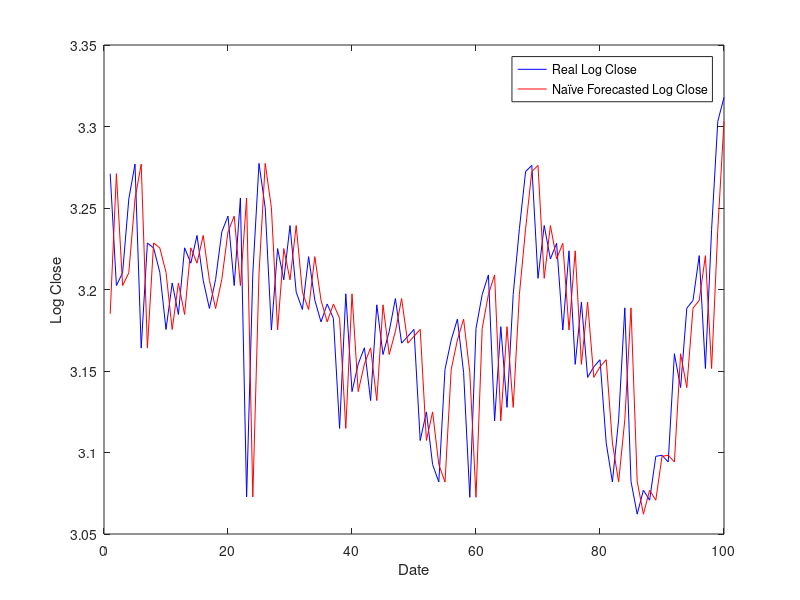

This figure's MATLAB source: (Note: this script raises an error after producing the figure.)
clear;

%% Add path
scriptDir = fileparts(mfilename('fullpath'));
functionsDir = fullfile(scriptDir, '..', 'Functions');
addpath(genpath(functionsDir));


%% Data
rng(2); 

close = csvread("close.csv");
split_idx = size(close,1)-100;

train_close = close(1:split_idx, :);
test_close = close(split_idx+1:end, :);

logclose = log(close);
train_logclose = logclose(1:split_idx, :);
test_logclose = logclose(split_idx+1:end, :);

logreturns = diff(logclose);
train_logreturns = logreturns(1:split_idx-1, :);
test_logreturns = logreturns(split_idx:end, :);


%% Naive Forecasting logclose
forecasted_logclose_naive = zeros(length(test_logclose),1);
for i = 1:length(test_logclose)
    if i == 1
        forecasted_logclose_naive(i) = train_logclose(end);
    else
        forecasted_logclose_naive(i) = test_logclose(i-1); 
    end
end


figure;
plot(test_logclose, 'b', 'DisplayName', 'Real Log Close');
hold on;
plot(forecasted_logclose_naive, 'r', 'DisplayName', 'Naïve Forecasted Log Close');
xlabel('Date');
ylabel('Log Close');
legend;
hold off;


error_metrics_naive_logclose = computeErrorMetrics(test_logclose, forecasted_logclose_naive);
disp('Naïve Forecast Log Close Error Metrics:');
disp(error_metrics_naive_logclose);

disp('Naïve Forecast Log Close Directional Metrics:');
directional_metrics_naive_logclose = computeDirectionalMetrics(test_logclose, forecasted_logclose_naive);
disp(directional_metrics_naive_logclose);


%% Naive Forecasting close
forecasted_close_naive = zeros(length(test_close),1);
for i = 1:length(test_close)
    if i == 1
        forecasted_close_naive(i) = train_close(end);
    else
        forecasted_close_naive(i) = test_close(i-1); 
    end
end


figure;
plot(test_close, 'b', 'DisplayName', 'Real  Close');
hold on;
plot(forecasted_close_naive, 'r', 'DisplayName', 'Naïve Forecasted  Close');
xlabel('Date');
ylabel('Close');
legend;
hold off;


error_metrics_naive_close = computeErrorMetrics(test_close, forecasted_close_naive);
disp('Naïve Forecast Close Error Metrics:');
disp(error_metrics_naive_close);

disp('Naïve Forecast Close Directional Metrics:');
directional_metrics_naive_close = computeDirectionalMetrics(test_close, forecasted_close_naive);
disp(directional_metrics_naive_close);

